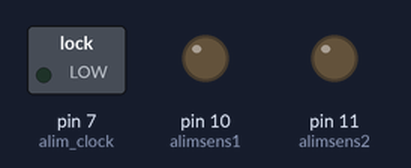
A sketch run on a simulated Arduino Uno, built with avr-gcc and run on an emulated ATmega328P. On the bench: switched loads named in the sketch (green lamp = pin HIGH), output pins drawn as LEDs (lit = HIGH). Sleep ends after the set time or at an interrupt; the local clock reads 2024-03-15 10:24:30 at power-on unless the sketch sets it; pins used as bus, display or sensor lines are not drawn; what the sketch prints to the serial monitor is not drawn.

Above: at 4.1 s.
At 8.21 s:
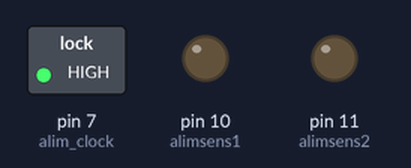
Timing chart, 0 to 9.4 s (numbered marks = the images above):
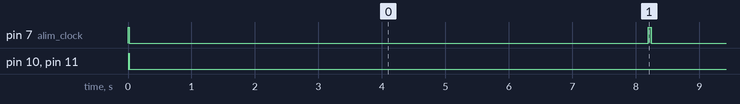

Measured:
- by itself, pin 7 (alim_clock): alternates HIGH for 0.05 s and LOW for 8.1 s
- by itself, pin 10 (alimsens1), pin 11 (alimsens2): LOW → HIGH at 0.01 s, → LOW 0.01 s later

The sketch:

sensor.ino
```cpp
/*
Updated 19/03/2017

 */

 //BIBLIOTECAS//
#include <Wire.h>
#include <Time.h>
#include <DS1307RTC.h>
#include <avr/sleep.h>
#include <avr/power.h>
#include <avr/wdt.h>
/////////VARIABLES////////////////////
int alimsens1 = 10;
int alimsens2 = 11;
int pinTest=6;//llevaria interruptor no pulsador
int alim_clock=7;
String dataString="";
tmElements_t tm;
int dormirx= 1;
int desperx= 0;
int mini=0;
int pin_sleep_xbee=5;


/////FUNCIONES///////////////////////////////

/////////////////////////////////////////////
////////TEST
////////////////////////////////////////////*
/*
void Test(){
  dataString="TEST";
  digitalWrite(alim_clock,HIGH);
  delay(50);
  if (RTC.read(tm)) {
      if (tm.Minute<10){

        dataString += "0";
        dataString += String(tm.Minute);
      }
      else{
        dataString += String(tm.Minute);
          }
      dataString += ":";
      if (tm.Second<10){

        dataString += "0";
        dataString += String(tm.Second);
      }
      else{
        dataString += String(tm.Second);
          }}
  digitalWrite(alim_clock,LOW);
  digitalWrite(pin_sleep_xbee,desperx);
  delay(200);
  Transmitir();
  delay(200);
  digitalWrite(pin_sleep_xbee,dormirx);
  delay(7550);

}


*/////////////////////////////////////////////
////////SENSAR
////////////////////////////////////////////
void sensar(void){
  digitalWrite(alimsens1,HIGH);
  digitalWrite(alimsens2,HIGH);
  delay(10);
    for (int analogPin = 0; analogPin < 3; analogPin++) {

    double sensor = analogRead(analogPin);
    double sensor1=0;
    char sensor2[6];
    sensor1=0.0017*sensor-0.191;
    dtostrf(sensor1,4,3,sensor2);
    dataString += sensor2;
    if (analogPin < 2) {
      dataString += ",";

    }
    else{/////FUNC TIMESPTAMP
      digitalWrite(alimsens1,LOW);
      digitalWrite(alimsens2,LOW);
      Timestamp();
      }
  }
}
/***************************************************
 *  Name:        ISR(WDT_vect)
 *
 *  Returns:     Nothing.
 *
 *  Parameters:  None.
 *
 *  Description: Watchdog Interrupt Service. This
 *               is executed when watchdog timed out.
 *
 ***************************************************/
void Timestamp(void)
 {
      dataString += ",";
      if (RTC.read(tm)) {
      if (tm.Hour<10){

        dataString += "0";
        dataString += String(tm.Hour);
      }
      else{
        dataString += String(tm.Hour);
          }
      dataString += ":";
      if (tm.Minute<10){

        dataString += "0";
        dataString += String(tm.Minute);
      }
      else{
        dataString += String(tm.Minute);
          }
      dataString += "-";
      dataString += String(tm.Day);
      dataString += "/";
      if (tm.Month<10){
         dataString += "0";
         dataString +=(tm.Month);
      }
      dataString +="/";
      dataString +=String(tmYearToCalendar(tm.Year));
  }
  }


ISR(WDT_vect)
{}

  //////////////////////////////////////////////
  /***************************************************
 *  Name:        enterSleep
 *
 *  Returns:     Nothing.
 *
 *  Parameters:  None.
 *
 *  Description: Enters the arduino into sleep mode.
 *
 ***************************************************/
void enterSleep()
{
  set_sleep_mode(SLEEP_MODE_PWR_DOWN);
  ADCSRA &= ~(1<<7);
  //for (int j=0;j<2;j++){
  do{
  sleep_enable();
  MCUCR |= (3 << 5); //set both BODS and BODSE at the same time
  MCUCR = (MCUCR & ~(1 << 5)) | (1 << 6);
  sleep_mode();
  sleep_disable();
  digitalWrite(alim_clock,HIGH);
  delay(50);
  RTC.read(tm);
  digitalWrite(alim_clock,LOW);
  }while(CheckIfItIsTime(mini,tm.Minute,tm.Second)==false);
  ADCSRA |= (1<<7);
}
bool CheckIfItIsTime(int lastcheck,int minutes,int seconds){
  if(seconds<10||seconds>58){
    if (minutes==lastcheck)
        {
          return true;
        }
        else
        {
          return false;
        }
  }
  else{
    return false;
  }
}


//////////////////////////////////////
//*************SETUP***************//
void setup() {
  // Open serial communications and wait for port to open:
   pinMode(alimsens1, OUTPUT);
   pinMode(alimsens2,OUTPUT);
   pinMode(alim_clock,OUTPUT);
   pinMode(pin_sleep_xbee,OUTPUT);
   //pinMode(pinTest,INPUT);
   digitalWrite(pin_sleep_xbee,dormirx);
   Serial.begin(9600);
//   pinMode(pulsador1, INPUT);
   /* Clear the reset flag. */
  MCUSR &= ~(1<<WDRF);

  /* In order to change WDE or the prescaler, we need to
   * set WDCE (This will allow updates for 4 clock cycles).
   */
  WDTCSR |= (1<<WDCE) | (1<<WDE);

  /* set new watchdog timeout prescaler value */
  WDTCSR = 1<<WDP0 | 1<<WDP3; /* 8.0 seconds */

  /* Enable the WD interrupt (note no reset). */
  WDTCSR |= _BV(WDIE);
}

void Transmitir()
{
  Serial.println(dataString);
}

///////////////////////////////////////////////////
///MAIN LOOP
///////////////////////////////////////////////////
void loop() {
  dataString="";
  /*while(digitalRead(pinTest)){
    Test();
    dataString="";
    }*/
  //digitalWrite(alim_clock,LOW);
  //digitalWrite(alimsens2,LOW);
  // make a string for assembling the data to log:
  // String dataString = "";
  //  digitalWrite(alim,HIGH);
  //  delay(15); revisar
  // open the file. note that only one file can be open at a time,
  // so you have to close this one before opening another

  digitalWrite(alim_clock,HIGH);
  delay(10);
  sensar();
  digitalWrite(alim_clock,LOW);
  digitalWrite(pin_sleep_xbee,desperx);
  delay(200);
  Transmitir();
  delay(200);
  digitalWrite(pin_sleep_xbee,dormirx);
  mini=tm.Minute;
  enterSleep();
}
```
